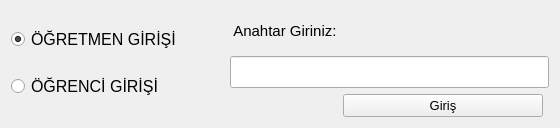
<?xml version="1.0" encoding="UTF-8"?>
<ui version="4.0">
 <class>Form</class>
 <widget class="QWidget" name="Form">
  <property name="geometry">
   <rect>
    <x>0</x>
    <y>0</y>
    <width>560</width>
    <height>128</height>
   </rect>
  </property>
  <property name="minimumSize">
   <size>
    <width>560</width>
    <height>128</height>
   </size>
  </property>
  <property name="maximumSize">
   <size>
    <width>560</width>
    <height>128</height>
   </size>
  </property>
  <property name="windowTitle">
   <string>Giriş</string>
  </property>
  <property name="windowIcon">
   <iconset resource="../onizlenim/resim.qrc">
    <normaloff>:/newPrefix/resim/0.png</normaloff>:/newPrefix/resim/0.png</iconset>
  </property>
  <layout class="QHBoxLayout" name="horizontalLayout_2">
   <item>
    <layout class="QHBoxLayout" name="horizontalLayout">
     <item>
      <layout class="QVBoxLayout" name="verticalLayout">
       <item>
        <widget class="QRadioButton" name="radioButton">
         <property name="font">
          <font>
           <pointsize>12</pointsize>
          </font>
         </property>
         <property name="text">
          <string>ÖĞRETMEN GİRİŞİ</string>
         </property>
         <property name="checked">
          <bool>true</bool>
         </property>
        </widget>
       </item>
       <item>
        <widget class="QRadioButton" name="radioButton_2">
         <property name="font">
          <font>
           <pointsize>12</pointsize>
          </font>
         </property>
         <property name="text">
          <string>ÖĞRENCİ GİRİŞİ</string>
         </property>
        </widget>
       </item>
      </layout>
     </item>
     <item>
      <layout class="QGridLayout" name="gridLayout">
       <item row="0" column="0">
        <widget class="QLabel" name="label_2">
         <property name="font">
          <font>
           <pointsize>11</pointsize>
          </font>
         </property>
         <property name="text">
          <string> Anahtar Giriniz:</string>
         </property>
        </widget>
       </item>
       <item row="1" column="0" colspan="3">
        <widget class="QLineEdit" name="lineEdit">
         <property name="font">
          <font>
           <pointsize>15</pointsize>
          </font>
         </property>
        </widget>
       </item>
       <item row="0" column="1">
        <widget class="QLabel" name="label_3">
         <property name="minimumSize">
          <size>
           <width>100</width>
           <height>0</height>
          </size>
         </property>
         <property name="text">
          <string/>
         </property>
        </widget>
       </item>
       <item row="2" column="0">
        <widget class="QLabel" name="label">
         <property name="minimumSize">
          <size>
           <width>100</width>
           <height>0</height>
          </size>
         </property>
         <property name="font">
          <font>
           <pointsize>11</pointsize>
          </font>
         </property>
         <property name="styleSheet">
          <string notr="true">color: rgb(255, 0, 0);</string>
         </property>
         <property name="text">
          <string/>
         </property>
        </widget>
       </item>
       <item row="2" column="1">
        <widget class="QPushButton" name="pushButton">
         <property name="minimumSize">
          <size>
           <width>200</width>
           <height>0</height>
          </size>
         </property>
         <property name="font">
          <font>
           <pointsize>10</pointsize>
          </font>
         </property>
         <property name="text">
          <string>Giriş</string>
         </property>
        </widget>
       </item>
      </layout>
     </item>
    </layout>
   </item>
  </layout>
 </widget>
 <resources>
  <include location="../onizlenim/resim.qrc"/>
 </resources>
 <connections/>
</ui>
